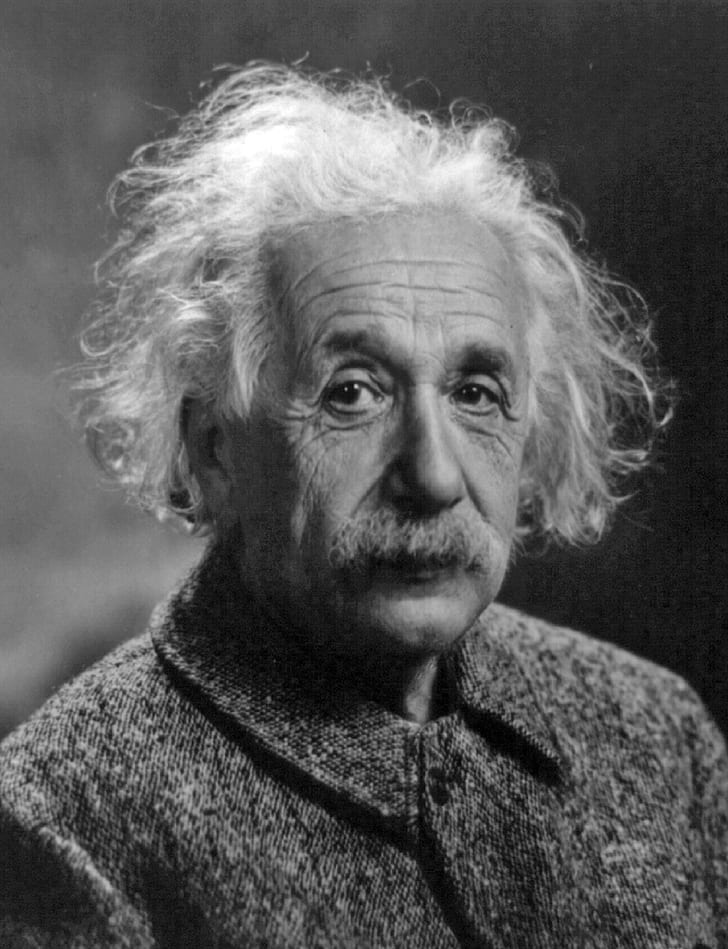
#> input picture Computer_vision_lessons_and_projects/albert-einstein_gray.jpg, 728 x 949 px, found by its file name
$ jupyter execute 'Section 1 - Introduction to Images.ipynb'
#> lines starting #> are read from the running program, lines starting #| are printed output that depends on the picture; after the words box and inside, x2 and y2 are one past the last pixel; in counts of white or black regions, pixels touching at a corner belong together
[cell 1]
import numpy as np
import matplotlib.pyplot as plt
import cv2

[cell 2]
im = np.arange(256)        # assuming image will only hae 4 grayscale values 0 - completely black; 256 - completely white
print(im)

[cell 3]
im = im[np.newaxis,:]      # convert shape
im.shape

[cell 4]
im = np.repeat(im, 100, axis=0)
im.shape

[cell 5]
plt.imshow(im, cmap='gray')

# Processing Grayscale images

[cell 6]
im = plt.imread(r'C:\Users\User\Desktop\Python_projects\Computer_vision_lessons_and_projects\albert-einstein_gray.jpg')
#> im is the input picture: shape (949, 728); min 0, max 255, mean 89.4
print('Done!')

[cell 7]
print(type(im))
#| <class 'numpy.ndarray'>
print(im.shape)
#| (949, 728)
print(im.dtype)
#| uint8

[cell 8]
plt.imshow(im, cmap='gray')

[cell 9]
im

[cell 10]
im[23, 300]    # color code from 24th row and 300th column
#> Out = 70

[cell 11]
im2 = im.copy()       # original im is read-only
im2[23:100, 40:100] = 255

[cell 12]
plt.imshow(im2, cmap='gray')

[cell 13]
im2[300:400, 40:100] = 0
plt.imshow(im2, cmap='gray')

[cell 14]
# plt.imsave(r'C:\Users\User\Desktop\Python_projects\Computer_vision_lessons_and_exercises\albert-einstein_gray_modified.jpg', im2, cmap='gray')

## Exercise: use white patches to blindfold Einstein

[cell 15]
im_exercise = im.copy()
im_exercise[335:450, 315:400] = 255       # left eye blindfold
im_exercise[335:450, 440:515] = 255       # right eye blindfold
plt.imshow(im_exercise, cmap='gray')

[cell 16]
plt.imsave(r'C:\Users\User\Desktop\Python_projects\Computer_vision_lessons_and_exercises\albert-einstein_gray_blindfolded.jpg', im_exercise, cmap='gray')

# Using OpenCV

### Grayscale Images using OpenCV

[cell 17]
#pip install opencv-contrib-python

[cell 18]
import cv2

[cell 19]
img = cv2.imread(r'C:\Users\User\Desktop\Python_projects\Computer_vision_lessons_and_exercises\albert-einstein_gray.jpg', cv2.IMREAD_GRAYSCALE)
type(img)

[cell 20]
print(img.dtype, img.shape)
#| uint8 (949, 728)

[cell 21]
img[23, 100] = 255
#> img: shape (949, 728); under 0.01% of pixels changed, all inside (x1, y1, x2, y2) = (100, 23, 101, 24)

[cell 22]
# display image using opencv freezing a new window that show image
cv2.imshow('Gray', img)
cv2.waitKey(0)
cv2.destroyAllWindows()

[cell 23]
img[500:700, 500:600] = 255
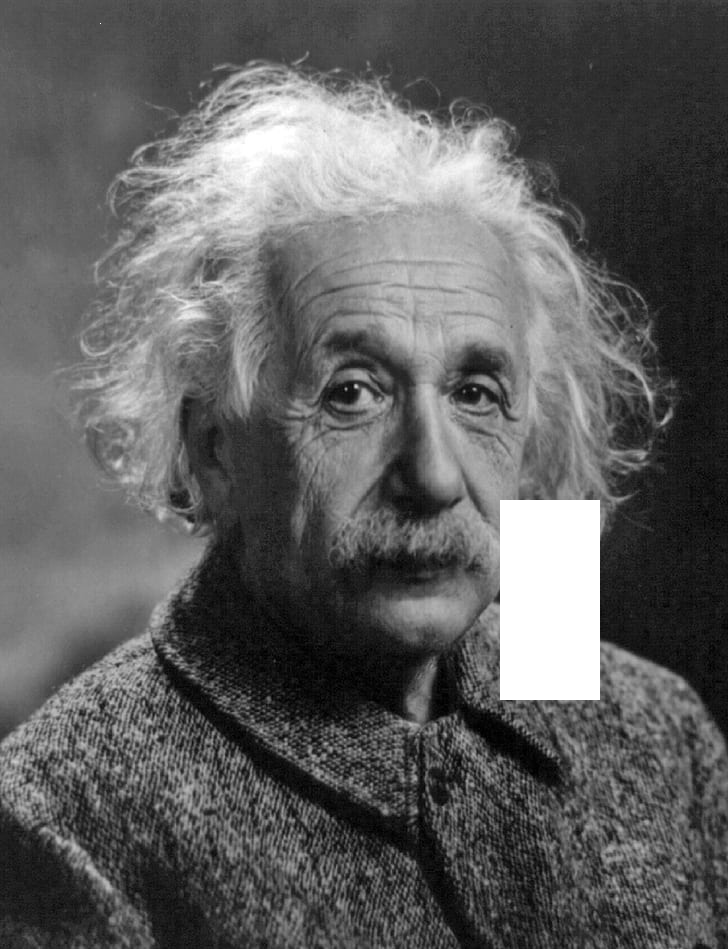
#> img: shape (949, 728); min 0, max 255, mean 94.4

[cell 24]
cv2.imshow('Gray', img)
cv2.waitKey(0)
cv2.destroyAllWindows()

[cell 25]
cv2.imwrite(r'C:\Users\User\Desktop\Python_projects\Computer_vision_lessons_and_exercises\albert-einstein_gray_opencv.jpg', img)
#> Out = True

# RGB Images (colored images)

Three matrices, red, green and blue.

[cell 26]
cim = plt.imread(r'C:\Users\User\Desktop\Python_projects\Computer_vision_lessons_and_exercises\tulips.jpg')
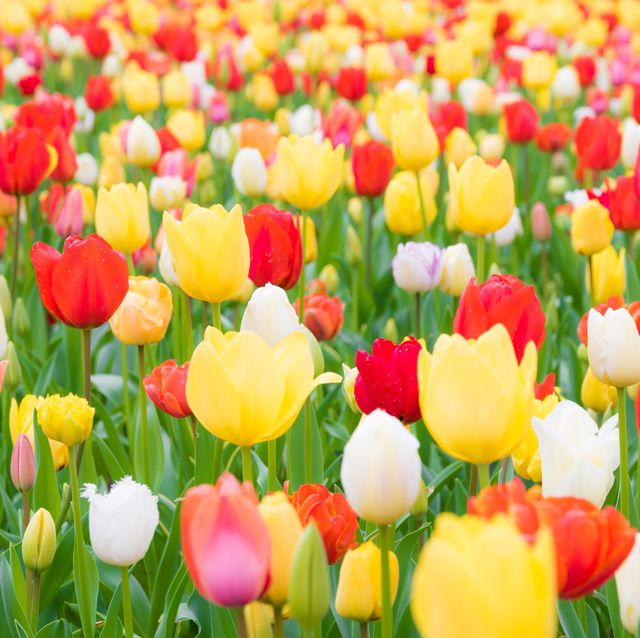
#> input picture Computer_vision_lessons_and_projects/tulips.jpg, 640 x 638 px, found by its file name
#> cim is the input picture: shape (638, 640, 3); mean R, G, B 197.5, 161.1, 87.5

[cell 27]
plt.imshow(cim)

[cell 28]
print(cim.shape)        # red, green, blue
#| (638, 640, 3)
print(type(cim))
#| <class 'numpy.ndarray'>

[cell 29]
print(cim.dtype)
#| uint8

[cell 30]
R = cim[:, :, 0]
G = cim[:, :, 1]
B = cim[:, :, 2]

[cell 31]
plt.figure(1)


plt.subplot(231)    # 2 rows, 3 columns
plt.imshow(cim)
plt.xticks([])      # remove image labels
plt.yticks([])

plt.subplot(232)    # changed last number
plt.imshow(cim)
plt.xticks([])
plt.yticks([])

plt.subplot(233)
plt.imshow(cim)
plt.xticks([])
plt.yticks([])

plt.subplot(234)
plt.imshow(R, cmap='gray')
plt.xticks([])
plt.yticks([])
plt.title('Red')

plt.subplot(235)
plt.imshow(G, cmap='gray')
plt.xticks([])
plt.yticks([])
plt.title('Green')

plt.subplot(236)
plt.imshow(B, cmap='gray')
plt.xticks([])
plt.yticks([])
plt.title('Blue')


plt.show()

As it can be seen above, the brighter the tone for each color, the greater it's value is, the greater the contrubution to the shown color.

# OpenCV to read colored image

## OpenCV read as BGR (order of the channels)

[cell 32]
cim2 = cv2.imread(r'C:\Users\User\Desktop\Python_projects\Computer_vision_lessons_and_exercises\tulips.jpg')

[cell 33]
cim2 = cim2[:, :, ::-1]

[cell 34]
R = cim2[:, :, 0]
G = cim2[:, :, 1]
B = cim2[:, :, 2]

[cell 35]
plt.figure(1)


plt.subplot(231)    # 2 rows, 3 columns
plt.imshow(cim)
plt.xticks([])      # remove image labels
plt.yticks([])

plt.subplot(232)    # changed last number
plt.imshow(cim)
plt.xticks([])
plt.yticks([])

plt.subplot(233)
plt.imshow(cim)
plt.xticks([])
plt.yticks([])

plt.subplot(234)
plt.imshow(R, cmap='gray')
plt.xticks([])
plt.yticks([])
plt.title('Red')

plt.subplot(235)
plt.imshow(G, cmap='gray')
plt.xticks([])
plt.yticks([])
plt.title('Green')

plt.subplot(236)
plt.imshow(B, cmap='gray')
plt.xticks([])
plt.yticks([])
plt.title('Blue')


plt.show()

[cell 36]
R[100: 400, 100:400] = 100
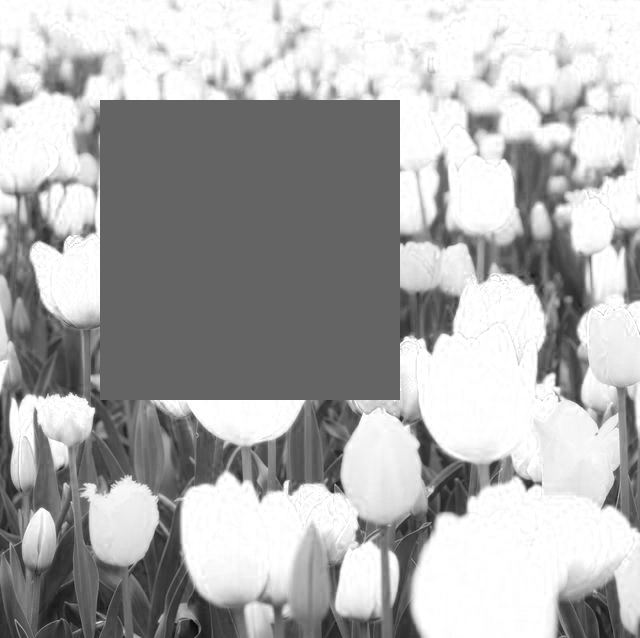
#> R: shape (638, 640); min 6, max 255, mean 174
G[100: 400, 100:400] = 50
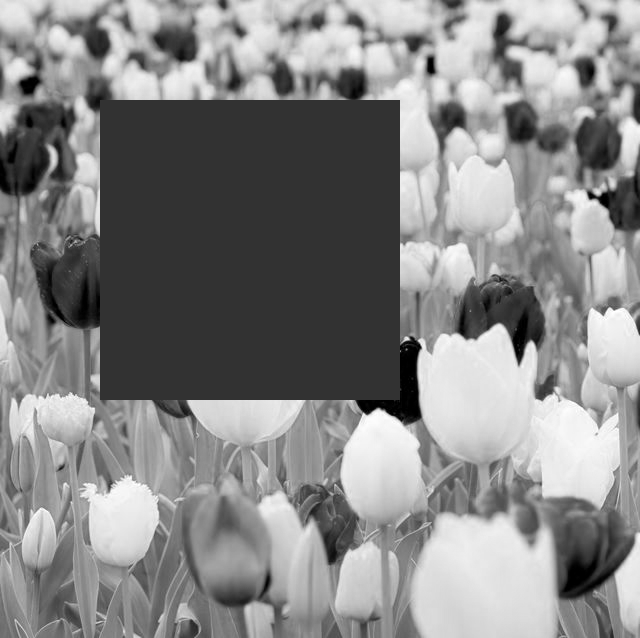
#> G: shape (638, 640); min 0, max 255, mean 135
B[100: 400, 100:400] = 70
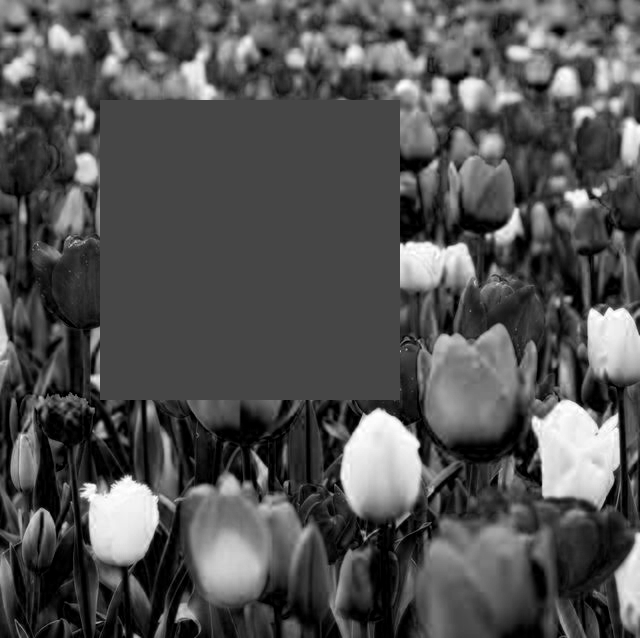
#> B: shape (638, 640); min 0, max 255, mean 82.3
cim2[:, :, 0] = R
cim2[:, :, 1] = G
cim2[:, :, 2] = B

[cell 37]
plt.figure()


plt.subplot(231)    # 2 rows, 3 columns
plt.imshow(cim2)
plt.xticks([])      # remove image labels
plt.yticks([])

plt.subplot(232)    # changed last number
plt.imshow(cim2)
plt.xticks([])
plt.yticks([])

plt.subplot(233)
plt.imshow(cim2)
plt.xticks([])
plt.yticks([])

plt.subplot(234)
plt.imshow(R, cmap='gray')
plt.xticks([])
plt.yticks([])
plt.title('Red')

plt.subplot(235)
plt.imshow(G, cmap='gray')
plt.xticks([])
plt.yticks([])
plt.title('Green')

plt.subplot(236)
plt.imshow(B, cmap='gray')
plt.xticks([])
plt.yticks([])
plt.title('Blue')


plt.show()

## Exercise:

#### Create 2 images with the 3 colors separated (RGB and BGR).

[cell 38]
rgb = np.zeros((100, 150, 3), dtype='uint8')      # 100 rows, 150 columns and 3 values for each pixel
rgb[:, 0:50, 0] = 255   # all rows, up to the 50th column, first channel (red)
rgb[:, 50:100, 1] = 255      # second channel (green)
rgb[:, 100:150, 2] = 255     # third color channel (blue)

plt.imshow(rgb)

[cell 39]
rgb = rgb[:, :, ::-1]

plt.imshow(rgb)
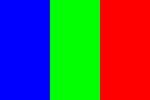
#> shown: shape (100, 150, 3); mean R, G, B 85, 85, 85

# RGB to HSV conversion

[cell 40]
def f_rgb_to_hsv(r, g, b,scaleFactor):
    r, g, b = r / 255.0, g / 255.0, b / 255.0
    cmax = max(r, g, b)    # maximum of r, g, b
    cmin = min(r, g, b)    # minimum of r, g, b
    diff = cmax-cmin       # diff of cmax and cmin.
    if cmax == cmin:
        h = 0
    elif cmax == r:
        h = (60 * ((g - b) / diff) + 0) % 360
    elif cmax == g:
        h = (60 * ((b - r) / diff) + 120) % 360
    elif cmax == b:
        h = (60 * ((r - g) / diff) + 240) % 360

    if h < 0:
        h = h + 360
    if cmax == 0:
        s = 0
    else:
        s = (diff / cmax) * scaleFactor
    v = cmax * scaleFactor
    return h, s, v

[cell 41]
print(f_rgb_to_hsv(100, 200, 50, 100))

[cell 42]
im_test = cv2.imread(r'C:\Users\User\Desktop\Python_projects\Computer_vision_lessons_and_exercises\tulips.jpg')

[cell 43]
hsv_im = cv2.cvtColor(im_test, cv2.COLOR_BGR2HSV)
#> hsv_im: shape (638, 640, 3); mean H, S, V 40.4, 155.5, 210.1

[cell 44]
type(hsv_im)

[cell 45]
hsv_im.shape
#> Out = (638, 640, 3)

[cell 46]
plt.imshow(hsv_im)     # matplotlib will not show it 'correctly' because it's default is RGB (not HSV)

### Exercise HSV to RGB and HSV to BGR using OpenCV

[cell 47]
# HSV to RGB
new_im = cv2.cvtColor(hsv_im, cv2.COLOR_HSV2RGB)
plt.imshow(new_im)

[cell 48]
# HSV to BGR
new_im2 = cv2.cvtColor(hsv_im, cv2.COLOR_HSV2BGR)
new_im2 = new_im2[:, :, ::-1]      # convert to RGB so matplotlib show image correclty
plt.imshow(new_im2)

[cell 49]
tulips = cv2.imread(r'C:\Users\User\Desktop\Python_projects\Computer_vision_lessons_and_exercises\tulips.jpg')

[cell 50]
plt.imshow(tulips[:, :, ::-1])

[cell 51]
hsv_tulips = cv2.cvtColor(tulips, cv2.COLOR_BGR2HSV)

[cell 52]
# here we will show the red flowers only
# so we take the levels of red
lower_red = np.array([0, 120, 70])      # 0 for HUE, 120 for SATURATION and 70 to BRIGHTNESS
upper_red = np.array([15, 255, 255])
mask1 = cv2.inRange(hsv_tulips, lower_red, upper_red)
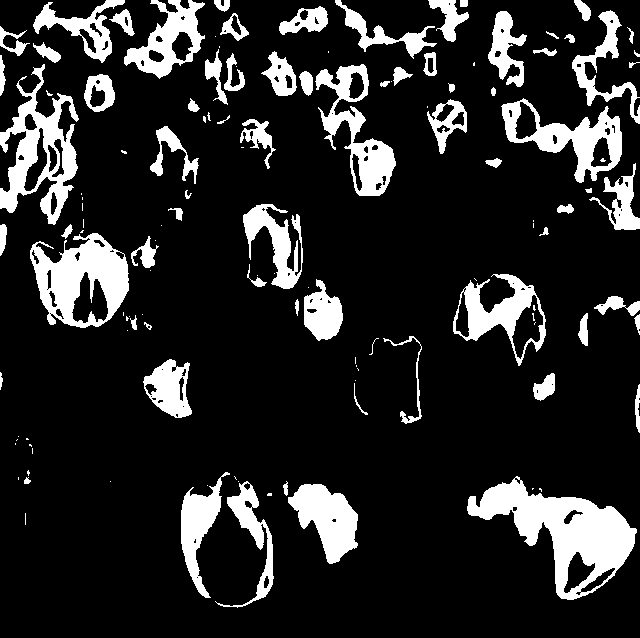
#> mask1: shape (638, 640); 15.6% white; 128 white regions (55 under 20 px), largest, box (x1, y1, x2, y2) and area: (467, 476, 637, 600) 8327, (30, 233, 129, 328) 5259, (0, 64, 79, 225) 4934

[cell 53]
print(mask1.shape, mask1.dtype, mask1.max(), mask1.min(), sep='\n')
#| (638, 640)
#| uint8
#| 255
#| 0

[cell 54]
lower_red = np.array([165, 120, 70])      # 160 for HUE, 120 for SATURATION and 70 to BRIGHTNESS
upper_red = np.array([180, 255, 255])
mask2 = cv2.inRange(hsv_tulips, lower_red, upper_red)
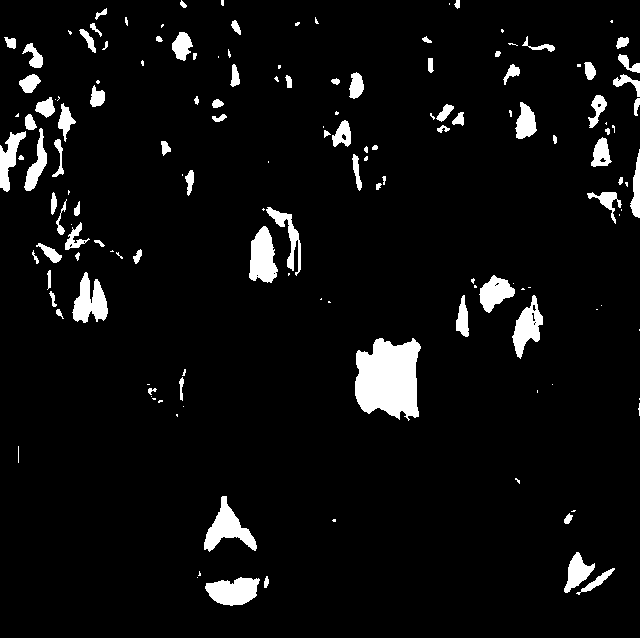
#> mask2: shape (638, 640); 5.6% white; 150 white regions (64 under 20 px), largest, box (x1, y1, x2, y2) and area: (355, 338, 421, 421) 4163, (204, 496, 257, 552) 1212, (249, 226, 278, 283) 1145

[cell 55]
np.unique(mask2)
#> Out = [0, 255]

[cell 56]
mask = mask1 | mask2
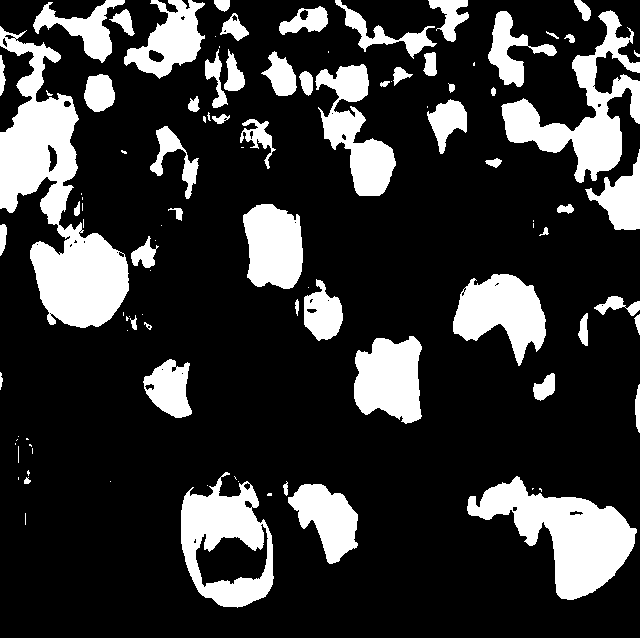
#> mask: shape (638, 640); 21.2% white; 102 white regions (43 under 20 px), largest, box (x1, y1, x2, y2) and area: (0, 26, 129, 328) 15663, (467, 476, 637, 600) 9246, (501, 10, 640, 183) 7558
np.unique(mask)
#> Out = [0, 255]

[cell 57]
result = cv2.bitwise_and(tulips, tulips, mask=mask)

[cell 58]
# show original
plt.figure()
plt.subplot(121)
plt.imshow(tulips[:, :, ::-1])

# show result
# if not accurate enough, change lower and upper red values
plt.subplot(122)
plt.imshow(result[:, :, ::-1])
plt.show()

### Exercise: extract yellow flowers

[cell 59]
lower_yellow = np.array([20, 100, 100])
upper_yellow = np.array([30, 255, 255])
yellow_mask = cv2.inRange(hsv_tulips, lower_yellow, upper_yellow)
#> yellow_mask: shape (638, 640); 29.1% white; 318 white regions (226 under 20 px), largest, box (x1, y1, x2, y2) and area: (411, 503, 564, 638) 15325, (64, 120, 264, 346) 13655, (417, 328, 564, 499) 13417
result2 = cv2.bitwise_and(tulips, tulips, mask=yellow_mask)

[cell 60]
# show original
plt.figure()
plt.subplot(121)
plt.imshow(tulips[:, :, ::-1])

# show result
# if not accurate enough, change lower and upper yellow values
plt.subplot(122)
plt.imshow(result2[:, :, ::-1])
plt.show()
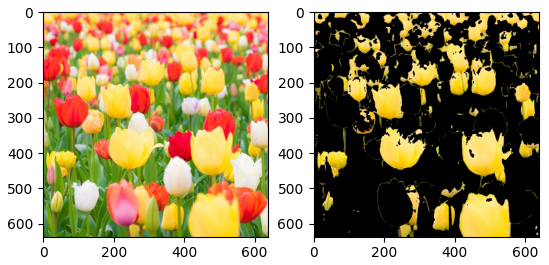
#> figure drawn by matplotlib, 2 panels
